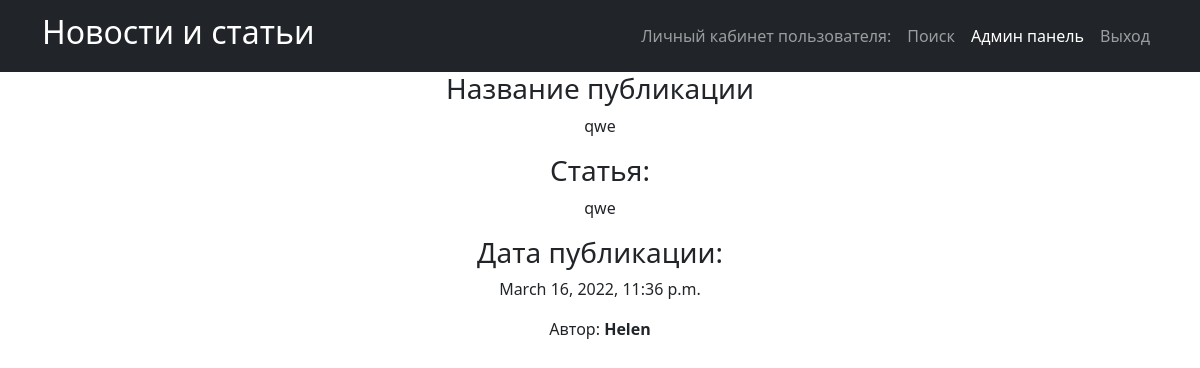
The app's page /news/126 with its own data.
### news_portal/models.py (models this page shows, shortened)
class Post(models.Model):
    PostAuthor = models.ForeignKey(Author, on_delete=models.CASCADE)
    NEWS = 'NW'
    ARTICLE = 'AR'
    CATEGORIES = [
        ('NW', 'Новость'),
        ('AR', 'Статья')
    ]
    categoryType = models.CharField(max_length=2, choices=CATEGORIES)
    pubData = models.DateTimeField('дата добавления', auto_now_add=True)
    postCategory = models.ManyToManyField(Category, through='postCategory')
    postTitle = models.CharField('название публикации', max_length=255)
    postText = models.TextField('текст публикации')
    postRating = models.SmallIntegerField('рейтинг публикации', default=0)

class Author(models.Model):
    authorUser = models.OneToOneField(User, on_delete=models.CASCADE)
    authorRating = models.IntegerField(default=0, verbose_name='authorRating')
    def __str__(self):
        return f'{self.authorUser.username}'

### news_portal/views.py (the view)
# urls.py: path('<int:pk>', PostDetailView.as_view(), name='post_detail'),
class PostDetailView(DetailView):
    model = Post
    template_name = 'post_detail.html'
    queryset = Post.objects.all()
    def get_context_data(self, **kwargs):
        context = super().get_context_data(**kwargs)
        id = self.kwargs.get('pk')
        categories = []
        post = Post.objects.get(pk=id)
        for cat in post.postCategory.all():
            if self.request.user in cat.subscribers.all():
                categories.append(cat)
        context['user_category'] = categories
        return context

### news_portal/templatetags/censor.py (called while the page is built)
@register.filter(name='censor')
def censor(value):
    text = value.split()
    for word in text:
        if word.lower() in CENSOR:
            value = value.replace(word, '*' * len(word))
    return value

### templates/post_detail.html (shortened to what this page needs)
{% extends 'flatpages/default.html' %}
{% load censor %}
{% block content %}
 <h3>Название публикации</h3>
    <p>{{  post.postTitle|censor }}</p>
<h3>Статья:</h3>
<p>{{ post.postText|censor }}</p>
<h3>Дата публикации:</h3>
<p>{{ post.pubData }}</p>
    <p>Автор: <b>{{ post.PostAuthor }}</b></p>
{% endblock content %}

### records on screen
Post: postTitle|censor "qwe", postText|censor "qwe", pubData "March 16, 2022, 11:36 p.m.", PostAuthor "Helen"
